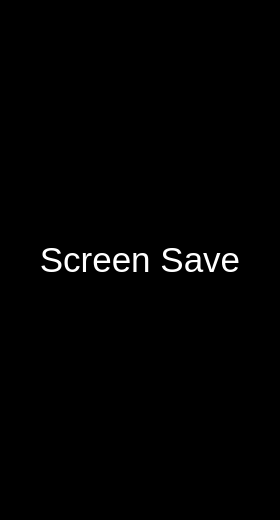
<?xml version="1.0" encoding="UTF-8"?>
<ui version="4.0">
 <class>SplashForm</class>
 <widget class="QWidget" name="SplashForm">
  <property name="geometry">
   <rect>
    <x>0</x>
    <y>0</y>
    <width>280</width>
    <height>520</height>
   </rect>
  </property>
  <property name="windowTitle">
   <string>Form</string>
  </property>
  <property name="styleSheet">
   <string notr="true">background-color: rgb(0, 0, 0);</string>
  </property>
  <layout class="QVBoxLayout" name="verticalLayout">
   <item>
    <widget class="QLabel" name="label">
     <property name="palette">
      <palette>
       <active>
        <colorrole role="WindowText">
         <brush brushstyle="SolidPattern">
          <color alpha="255">
           <red>255</red>
           <green>255</green>
           <blue>255</blue>
          </color>
         </brush>
        </colorrole>
        <colorrole role="Button">
         <brush brushstyle="SolidPattern">
          <color alpha="255">
           <red>0</red>
           <green>0</green>
           <blue>0</blue>
          </color>
         </brush>
        </colorrole>
        <colorrole role="Base">
         <brush brushstyle="SolidPattern">
          <color alpha="255">
           <red>0</red>
           <green>0</green>
           <blue>0</blue>
          </color>
         </brush>
        </colorrole>
        <colorrole role="Window">
         <brush brushstyle="SolidPattern">
          <color alpha="255">
           <red>0</red>
           <green>0</green>
           <blue>0</blue>
          </color>
         </brush>
        </colorrole>
       </active>
       <inactive>
        <colorrole role="WindowText">
         <brush brushstyle="SolidPattern">
          <color alpha="255">
           <red>255</red>
           <green>255</green>
           <blue>255</blue>
          </color>
         </brush>
        </colorrole>
        <colorrole role="Button">
         <brush brushstyle="SolidPattern">
          <color alpha="255">
           <red>0</red>
           <green>0</green>
           <blue>0</blue>
          </color>
         </brush>
        </colorrole>
        <colorrole role="Base">
         <brush brushstyle="SolidPattern">
          <color alpha="255">
           <red>0</red>
           <green>0</green>
           <blue>0</blue>
          </color>
         </brush>
        </colorrole>
        <colorrole role="Window">
         <brush brushstyle="SolidPattern">
          <color alpha="255">
           <red>0</red>
           <green>0</green>
           <blue>0</blue>
          </color>
         </brush>
        </colorrole>
       </inactive>
       <disabled>
        <colorrole role="WindowText">
         <brush brushstyle="SolidPattern">
          <color alpha="255">
           <red>120</red>
           <green>120</green>
           <blue>120</blue>
          </color>
         </brush>
        </colorrole>
        <colorrole role="Button">
         <brush brushstyle="SolidPattern">
          <color alpha="255">
           <red>0</red>
           <green>0</green>
           <blue>0</blue>
          </color>
         </brush>
        </colorrole>
        <colorrole role="Base">
         <brush brushstyle="SolidPattern">
          <color alpha="255">
           <red>0</red>
           <green>0</green>
           <blue>0</blue>
          </color>
         </brush>
        </colorrole>
        <colorrole role="Window">
         <brush brushstyle="SolidPattern">
          <color alpha="255">
           <red>0</red>
           <green>0</green>
           <blue>0</blue>
          </color>
         </brush>
        </colorrole>
       </disabled>
      </palette>
     </property>
     <property name="font">
      <font>
       <family>Arial</family>
       <pointsize>26</pointsize>
      </font>
     </property>
     <property name="text">
      <string>Screen Save</string>
     </property>
     <property name="alignment">
      <set>Qt::AlignCenter</set>
     </property>
    </widget>
   </item>
  </layout>
 </widget>
 <resources/>
 <connections/>
</ui>
